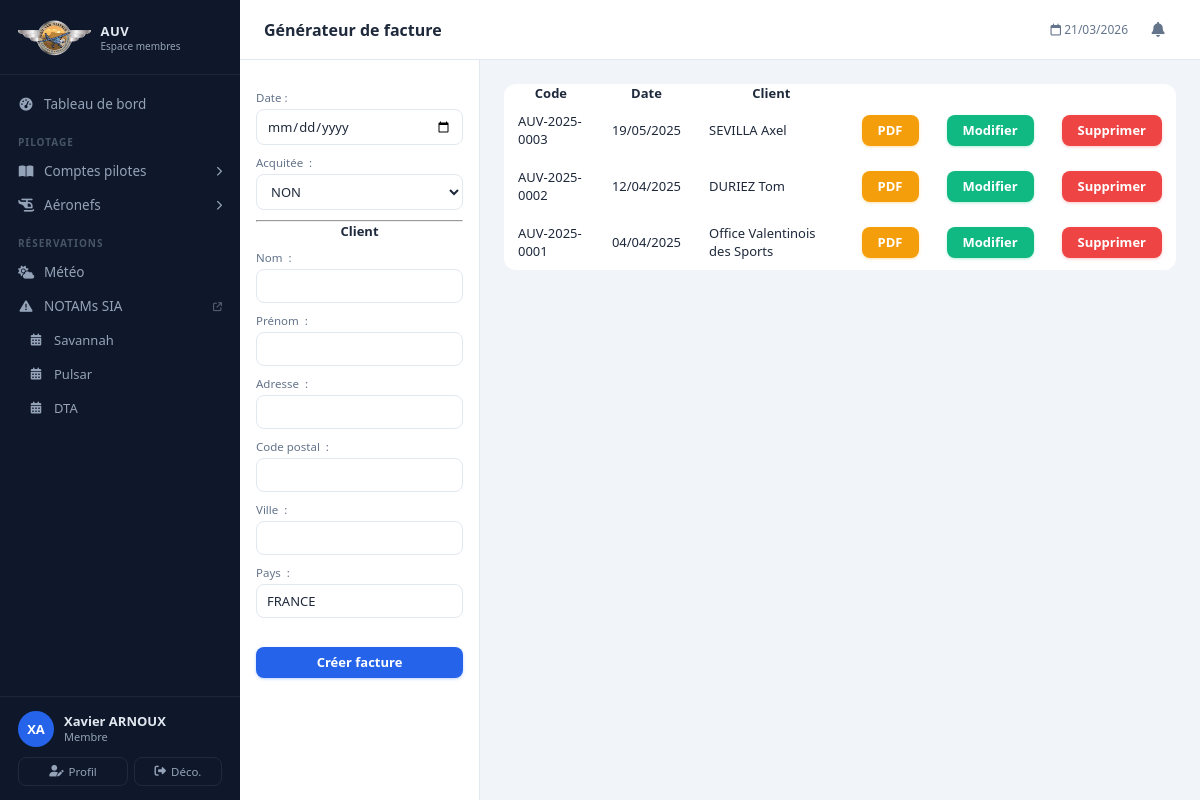
The app's page /intranetBudgetGenFacture (signed in) with its own data.
### Intranet/models.py (models this page shows, shortened)
class Aeronef(models.Model):
    def __str__(self):
        text = self.type
        return text
    type = models.CharField(max_length = 20)
    classeULM = models.ForeignKey('ClasseULM',
                                  on_delete=models.CASCADE,
                                  default = 3)
    immatriculation = models.CharField(max_length = 6,
                                       default = 'XXXXX')
    indicatifRadio = models.CharField(max_length = 6,
                                       default = 'F-JXXX')
    limiteAptitudeVol = models.DateField(blank = True,
                            null = True)
    limiteLSA = models.DateField(blank = True,
                            null = True)
    limiteParachute = models.DateField(blank = True,
                            null = True)
    date = models.DateField(blank = True,
                            null = True)
    tarifPilote = models.DecimalField(decimal_places = 2,
                                      max_digits = 5,
                                      default = 00.00)
    tarifElevePilote = models.DecimalField(decimal_places = 2,
                                      max_digits = 5,
                                      default = 00.00)

class Member(models.Model):
    statut = models.ForeignKey('Statut',
                               on_delete=models.CASCADE,
                               default = 5)
    name = models.CharField(max_length = 50)
    vorname = models.CharField(max_length = 50)
    password = models.CharField(max_length = 20,
                                default = '0000')
    genre = models.ForeignKey('Sex',
                               on_delete=models.CASCADE,
                               default = 1)
    birthday = models.DateField(blank = True,
                                null = True)
    phone = models.CharField(max_length = 14,
                             blank=True,
                             null = True)
    email = models.EmailField(max_length = 50,
                              blank=True,
                              null = True)
    zip = models.CharField(max_length = 5,
                           blank=True,
                           null = True)
    city = models.CharField(max_length = 50,
                            blank=True,
                            null = True)
    adress = models.CharField(max_length = 200,
                              blank=True,
                              null = True)
    licenceFFPLUM = models.CharField(max_length = 6,
                                     blank = True,
                                     null = True)
    licenceAUV = models.ForeignKey(OuiNon,
                                on_delete=models.CASCADE,
                                related_name='licenceAUVOuiNon',
                                default = 1)
    brevetInstructeur = models.ForeignKey(OuiNon,
                                on_delete=models.CASCADE,
                                related_name='brevetInstructeurOuiNon',
                                default = 1)
    datePiloteC2 = models.DateField(blank = True,
                                null = True)
    datePiloteC3 = models.DateField(blank = True,
                                null = True)
    datePiloteC4 = models.DateField(blank = True,
                                null = True)
    dateEmportC2 = models.DateField(blank = True,
                                null = True)
    dateEmportC3 = models.DateField(blank = True,
                                null = True)
    dateEmportC4 = models.DateField(blank = True,
                                null = True)
    dateBaptemeC2 = models.DateField(blank = True,
                                null = True)
    dateBaptemeC3 = models.DateField(blank = True,
                                null = True)
    dateBaptemeC4 = models.DateField(blank = True,
                                null = True)
    reportComptePilote2024 = models.DecimalField(decimal_places = 2,
                                                 max_digits = 8,
                                                 default = 00.00)
    produitComptePilote = models.DecimalField(decimal_places = 2,
                                            max_digits = 8,
                                            default = 00.00)
    chargeComptePilote = models.DecimalField(decimal_places = 2,
                                            max_digits = 8,
                                            default = 00.00)
    class Meta:
        ordering = ['name','vorname']

class Statut(models.Model):
    def __str__(self):
        return self.value
    value = models.CharField(max_length = 30)

class Facture(models.Model):
    code = models.CharField(max_length = 13,
                            default = 'AUV-2025-0000')
    date = models.DateField(blank = True,
                            null = True)
    acquite = models.ForeignKey(OuiNon,
                                on_delete=models.CASCADE,
                                related_name='acquiteOuiNon',
                                default = 1)
    clientName = models.CharField(max_length = 50)
    clientVorname = models.CharField(max_length = 50,
                                     blank = True,
                                     null = True)
    clientZip = models.CharField(max_length = 5,
                                 blank = True,
                                 null = True)
    clientCity = models.CharField(max_length = 50,
                                  blank = True,
                                  null = True)
    clientAdress = models.CharField(max_length = 200,
                                    blank = True,
                                    null = True)
    clientCountry = models.CharField(max_length = 50,
                                     default = 'FRANCE')
    class Meta:
        ordering = ['-date', 'code']

### Intranet/MenuBudget/views.py (the view)
# urls.py: path('intranetBudgetGenFacture', intranetBudgetGenFacture, name = 'intranet_Budget_Gen_Facture'),
def intranetBudgetGenFacture(request):
    loggedMember = getLoggedMemberFromRequest(request)
    if loggedMember:
        templateName = 'intranetBudgetGenFacture.html'
        context = {
            'loggedMember' : loggedMember,
            'current_date_time' : dateTimeParis(),
            'actionBtnName' : 'Créer facture',
            'allAeronef' : Aeronef.objects.all(),
            }
        factureList = Facture.objects.all()
        context['factureList'] = factureList
        if request.method == 'POST':
            form = budgetGenFactureForm(request.POST)
            formClient = budgetGenFactureClientForm(request.POST)
            if form.is_valid() and formClient.is_valid():
                if config.idFacture == 0:
                    activeFacture = Facture()
                    activeFacture.code = defineCodeFacture(factureList)
                    activeFacture.date = form.cleaned_data['date']
                    activeFacture.acquite = form.cleaned_data['acquite']
                    activeFacture.clientName = request.POST.get('clientName')
                    activeFacture.clientVorname = request.POST.get('clientVorname')
                    activeFacture.clientAdress = request.POST.get('clientAdress')
                    activeFacture.clientZip = request.POST.get('clientZip')
                    activeFacture.clientCity = request.POST.get('clientCity')
                    activeFacture.clientCountry= request.POST.get('clientCountry')
                    activeFacture.save()
                else:
                    activeFacture = Facture.objects.get(pk=config.idFacture)
                    activeFacture.date = form.cleaned_data['date']
                    activeFacture.acquite = form.cleaned_data['acquite']
                    activeFacture.clientName = request.POST.get('clientName')
                    activeFacture.clientVorname = request.POST.get('clientVorname')
                    activeFacture.clientAdress = request.POST.get('clientAdress')
                    activeFacture.clientZip = request.POST.get('clientZip')
                    activeFacture.clientCity = request.POST.get('clientCity')
                    activeFacture.clientCountry= request.POST.get('clientCountry')
                    activeFacture.save()
            return redirect('intranet_Budget_Gen_Facture_Op', id = activeFacture.id)
        else:
            form = budgetGenFactureForm()
            formClient = budgetGenFactureClientForm()
        context['form']=form
        context['formClient']=formClient
        return render(request, templateName, context)
    else:
        return redirect('/internetAccueil')

### Intranet/MenuBudget/forms.py
class budgetGenFactureForm(forms.ModelForm):
    class Meta:
        model = Facture
        fields = ('code',
                  'date',
                  'acquite')
        labels = {'date' : 'Date',
                  'acquite' : 'Acquitée '}
        widgets = {'date' : DateInput(format="%Y-%m-%d", attrs={"type": "date"}),
                   'code' : HiddenInput}

class budgetGenFactureClientForm(forms.ModelForm):
    class Meta:
        model = Facture
        fields = (
                  'clientName',
                  'clientVorname',
                  'clientAdress',
                  'clientZip',
                  'clientCity',
                  'clientCountry')
        labels = {
                  'clientName' : 'Nom ',
                  'clientVorname' : 'Prénom ',
                  'clientAdress' : 'Adresse ',
                  'clientZip' : 'Code postal ',
                  'clientCity' : 'Ville ',
                  'clientCountry' : 'Pays '}

### Intranet/context_processors.py (called while the page is built)
def notifications(request):
    if 'loggedMemberId' not in request.session:
        return {}
    from Intranet.models import Member
    try:
        member = Member.objects.get(id=request.session['loggedMemberId'])
        notifs = Notification.objects.filter(recipient=member).order_by('-created_at')[:8]
        unread = Notification.objects.filter(recipient=member, is_read=False).count()
        return {
            'notifications': notifs,
            'notif_count':   unread,
        }
    except Exception:
        return {}

### Intranet/models.py (called while the page is built)
    def __str__(self):
        text = self.value
        return text

### Intranet/views.py (called while the page is built)
def getLoggedMemberFromRequest(request):
    if 'loggedMemberId' in request.session:
        loggedMemberId = request.session['loggedMemberId']
        loggedMember = Member.objects.get(id=loggedMemberId)
        return loggedMember
    return None

### ULMASSO/views.py (called while the page is built)
def dateTimeParis():
    now = datetime.now(tz = ZoneInfo("Europe/Paris"))
    return now.strftime("%d/%m/%Y %H:%M")

### Intranet/templates/intranetBudgetGenFacture.html (shortened to what this page needs)
{% extends "baseIntranet.html" %}
{% block bodyId %}
	intranetBudgetGenFacturePage
{% endblock %}
{% block titrePage %}
	<p>Générateur de facture</p>
{% endblock %}
{% block asideContent %}
	<form action = "{% url "intranet_Budget_Gen_Facture" %}" method = "post">
		{{ form.as_p }}
		<hr/>
		<p align = center ><b>Client</b></p>
		{{ formClient.as_p }}
		<br>
		<p style="text-align:center"><input type="submit" value= "{{ actionBtnName }}" class="BtnSubmit" /></p>
	</form>
{% endblock %}
{% block mainContent %}
	<div>
		{% if factureList%}
			<table class="table">
				<head>
					<tr>
						<th scope="col">Code</th>
						<th scope="col">Date</th>
						<th scope="col">Client</th>
						<th scope="col" colspan = '2'></th>
					</tr>
				</head>
				{% for facture in factureList %}
					<tbody>
						<tr>
							<td align = left>{{facture.code}}</td>
							<td align = left>{{facture.date|date:"d/m/Y"}}</td>
							<td align = left>{{facture.clientName}} {{facture.clientVorname}}</td>
							<td style="text-align:center">
								<form action = "{% url "pdf_Facture" facture.id %}" method = "post">
										<input type="submit" value= "PDF" class = "BtnPDF" />
								</form>
							</td>
							<td style="text-align:center">
								<form action ="{% url "intranet_Budget_Facture_Modify" facture.id %}" method="POST">
									<input type = "submit" value="Modifier" class = "BtnModify"/>
								</form>
							</td>
							<td style="text-align:center">
								<form action ="{% url "intranet_Budget_Facture_Delete" facture.id %}" method="POST">
									<input type = "submit" value="Supprimer" class = "BtnDelete"/>
								</form>
							</td>
						</tr>
					</tbody>
				{% endfor %}
			</table>
		{% else %}
			<p>Aucune facture n'est actuellement enregistrée</p>
		{% endif %}
	</div>
{% endblock %}

### Intranet/templates/baseIntranet.html (shortened to what this page needs)
<!DOCTYPE html>
<html lang="fr">
<head>
    <link rel="stylesheet" href="https://cdnjs.cloudflare.com/ajax/libs/font-awesome/6.5.0/css/all.min.css">
    <link rel="stylesheet" type="text/css" href="static/css/styleIntranet.css">
    <link rel="stylesheet" type="text/css" href="static/css/styleMenuPrincipal.css">
</head>
<body id="{% block bodyId %}page{% endblock %}">
<nav id="sidebar">
    <div class="sb-logo">
        <img src="static/res/icones/logo.png" alt="AUV">
        <div>
            <div class="sb-logo-text">AUV</div>
            <div class="sb-logo-sub">Espace membres</div>
        </div>
    </div>
    <div class="sb-nav">
        <a href="intranetAccueil" class="sb-item">
            <i class="fa-solid fa-gauge-high"></i>
            Tableau de bord
        </a>
        <div class="sb-section-label">Pilotage</div>
        <details class="sb-group">
            <summary class="sb-item">
                <i class="fa-solid fa-book-open"></i>
                Comptes pilotes
                <i class="fa-solid fa-chevron-right sb-chevron"></i>
            </summary>
        </details>
        <details class="sb-group">
            <summary class="sb-item">
                <i class="fa-solid fa-helicopter"></i>
                Aéronefs
                <i class="fa-solid fa-chevron-right sb-chevron"></i>
            </summary>
        </details>
        <div class="sb-section-label">Réservations</div>
        <a href="intranetWeather" class="sb-item">
            <i class="fa-solid fa-cloud-sun"></i>
            Météo
        </a>
        <a href="https://www.sia.aviation-civile.gouv.fr/documents/supaip/notam.php" target="_blank" class="sb-item">
            <i class="fa-solid fa-triangle-exclamation"></i>
            NOTAMs SIA
            <i class="fa-solid fa-external-link" style="font-size:9px;margin-left:auto;opacity:.5"></i>
        </a>
        {% for aeronef in allAeronef %}
        <a href="{% url 'intranet_Reservation_Calendrier' aeronef %}" class="sb-item" style="padding-left:28px;font-size:13px">
            <i class="fa-solid fa-calendar-days" style="font-size:12px"></i>
            {{ aeronef.type }}
        </a>
        {% endfor %}
    </div>
    <div class="sb-user">
        <div class="sb-user-info">
            <div class="sb-avatar">{{ loggedMember.vorname|slice:":1" }}{{ loggedMember.name|slice:":1" }}</div>
            <div>
                <div class="sb-user-name">{{ loggedMember.vorname }} {{ loggedMember.name }}</div>
                <div class="sb-user-role">{{ loggedMember.statut }}</div>
            </div>
        </div>
        <div class="sb-user-actions">
            <a href="intranetMonProfil" class="sb-user-btn">
                <i class="fa-solid fa-user-pen"></i> Profil
            </a>
            <form action="intranetDeconnect" style="flex:1">
                <button type="submit" class="sb-user-btn" style="width:100%">
                    <i class="fa-solid fa-right-from-bracket"></i> Déco.
                </button>
            </form>
        </div>
    </div>
</nav>
<div id="appMain">
    <header id="topBar">
        <div class="tb-title">
            {% block titrePage %}{% endblock %}
        </div>
        <div class="tb-right">
            <span style="font-size:12px;color:#64748b" id="tb-date">
                <i class="fa-regular fa-calendar"></i>
                {{ current_date_time|slice:":10" }}
            </span>
            <div style="position:relative">
                <button class="notif-btn" id="notifBtn" onclick="toggleNotif()">
                    <i class="fa-solid fa-bell"></i>
                </button>
            </div>
        </div>
    </header>
    <div id="contentArea">
        <aside id="asideContent">
            {% block asideContent %}{% endblock %}
        </aside>
        <main id="mainContent">
            {% block mainContent %}{% endblock %}
        </main>
    </div>
</div>
</body>
</html>

### records on screen
Aeronef: type "Savannah"
Aeronef: type "Pulsar"
Aeronef: type "DTA"
Member: vorname "X", name "A", vorname "Xavier", name "ARNOUX", statut "Membre"
Facture: code "AUV-2025-0003", date "19/05/2025", clientName "SEVILLA", clientVorname "Axel"
Facture: code "AUV-2025-0002", date "12/04/2025", clientName "DURIEZ", clientVorname "Tom"
Facture: code "AUV-2025-0001", date "04/04/2025", clientName "Office Valentinois des Sports"

### other values on screen
{{ current_date_time|slice:":10" }} "21/03/2026"
